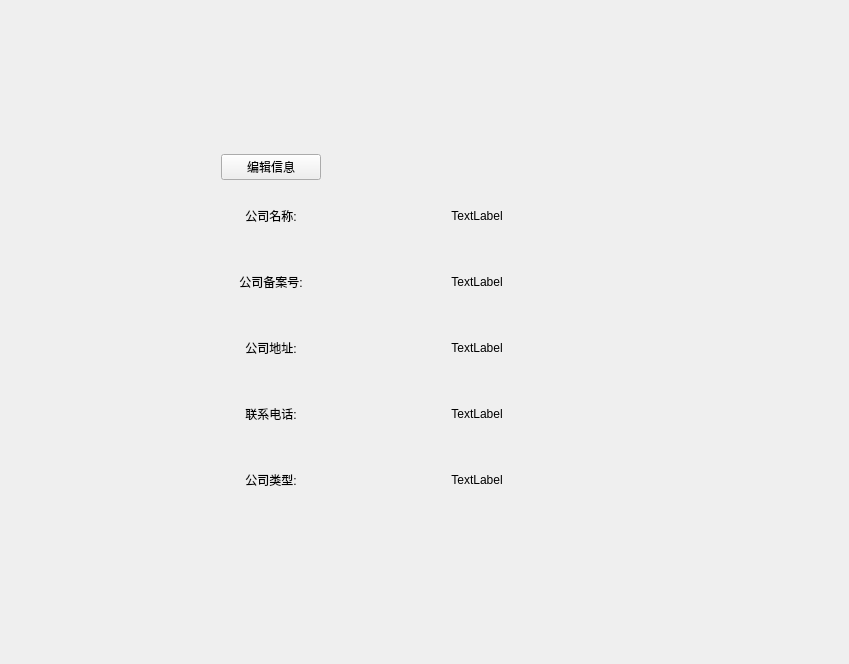
<?xml version="1.0" encoding="UTF-8"?>
<ui version="4.0">
 <class>Form</class>
 <widget class="QWidget" name="Form">
  <property name="geometry">
   <rect>
    <x>0</x>
    <y>0</y>
    <width>849</width>
    <height>664</height>
   </rect>
  </property>
  <property name="windowTitle">
   <string>Form</string>
  </property>
  <layout class="QGridLayout" name="gridLayout_2">
   <item row="0" column="0">
    <layout class="QGridLayout" name="gridLayout">
     <property name="sizeConstraint">
      <enum>QLayout::SetDefaultConstraint</enum>
     </property>
     <property name="leftMargin">
      <number>20</number>
     </property>
     <property name="topMargin">
      <number>50</number>
     </property>
     <property name="rightMargin">
      <number>20</number>
     </property>
     <property name="bottomMargin">
      <number>50</number>
     </property>
     <property name="horizontalSpacing">
      <number>6</number>
     </property>
     <item row="2" column="1">
      <widget class="QLabel" name="id">
       <property name="text">
        <string>TextLabel</string>
       </property>
       <property name="alignment">
        <set>Qt::AlignCenter</set>
       </property>
      </widget>
     </item>
     <item row="3" column="1">
      <widget class="QLabel" name="location">
       <property name="text">
        <string>TextLabel</string>
       </property>
       <property name="alignment">
        <set>Qt::AlignCenter</set>
       </property>
      </widget>
     </item>
     <item row="4" column="0">
      <widget class="QLabel" name="phone_label">
       <property name="maximumSize">
        <size>
         <width>16777215</width>
         <height>60</height>
        </size>
       </property>
       <property name="text">
        <string>联系电话:</string>
       </property>
       <property name="alignment">
        <set>Qt::AlignCenter</set>
       </property>
      </widget>
     </item>
     <item row="5" column="1">
      <widget class="QLabel" name="type">
       <property name="text">
        <string>TextLabel</string>
       </property>
       <property name="alignment">
        <set>Qt::AlignCenter</set>
       </property>
      </widget>
     </item>
     <item row="1" column="0">
      <widget class="QLabel" name="name_label">
       <property name="sizePolicy">
        <sizepolicy hsizetype="Preferred" vsizetype="Preferred">
         <horstretch>0</horstretch>
         <verstretch>0</verstretch>
        </sizepolicy>
       </property>
       <property name="maximumSize">
        <size>
         <width>200</width>
         <height>60</height>
        </size>
       </property>
       <property name="text">
        <string>公司名称:</string>
       </property>
       <property name="alignment">
        <set>Qt::AlignCenter</set>
       </property>
      </widget>
     </item>
     <item row="4" column="1">
      <widget class="QLabel" name="phone">
       <property name="text">
        <string>TextLabel</string>
       </property>
       <property name="alignment">
        <set>Qt::AlignCenter</set>
       </property>
      </widget>
     </item>
     <item row="3" column="0">
      <widget class="QLabel" name="location_label">
       <property name="maximumSize">
        <size>
         <width>16777215</width>
         <height>60</height>
        </size>
       </property>
       <property name="text">
        <string>公司地址:</string>
       </property>
       <property name="alignment">
        <set>Qt::AlignCenter</set>
       </property>
      </widget>
     </item>
     <item row="5" column="0">
      <widget class="QLabel" name="type_label">
       <property name="maximumSize">
        <size>
         <width>16777215</width>
         <height>60</height>
        </size>
       </property>
       <property name="text">
        <string>公司类型:</string>
       </property>
       <property name="alignment">
        <set>Qt::AlignCenter</set>
       </property>
      </widget>
     </item>
     <item row="1" column="1">
      <widget class="QLabel" name="name">
       <property name="maximumSize">
        <size>
         <width>300</width>
         <height>16777215</height>
        </size>
       </property>
       <property name="text">
        <string>TextLabel</string>
       </property>
       <property name="alignment">
        <set>Qt::AlignCenter</set>
       </property>
      </widget>
     </item>
     <item row="2" column="0">
      <widget class="QLabel" name="id_label">
       <property name="maximumSize">
        <size>
         <width>16777215</width>
         <height>60</height>
        </size>
       </property>
       <property name="text">
        <string>公司备案号:</string>
       </property>
       <property name="alignment">
        <set>Qt::AlignCenter</set>
       </property>
      </widget>
     </item>
     <item row="0" column="0">
      <widget class="QPushButton" name="pushButton">
       <property name="maximumSize">
        <size>
         <width>100</width>
         <height>16777215</height>
        </size>
       </property>
       <property name="text">
        <string>编辑信息</string>
       </property>
      </widget>
     </item>
    </layout>
   </item>
  </layout>
 </widget>
 <resources/>
 <connections/>
</ui>
